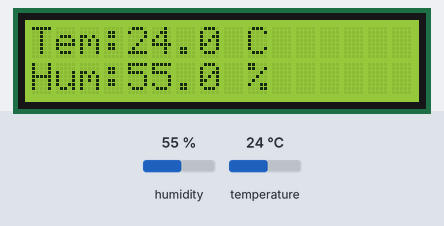
Simulated run of this sketch. Board: Arduino Mega 2560, built with avr-gcc and run on an emulated ATmega2560. Parts: 16×2 character LCD. The test bench sets the inputs (shaded band); at power-on: humidity 55 %, temperature 24 °C. What the sketch prints to the serial monitor is not drawn.

Above: at 1.2 s.
1.3 s: humidity set to 22 %
At 1.9 s:
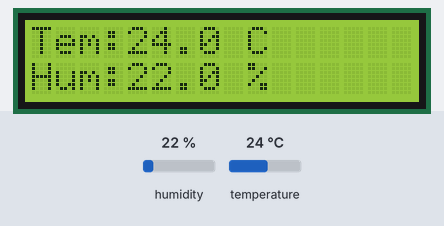
2.9 s: temperature set to 12 °C
At 3.9 s:
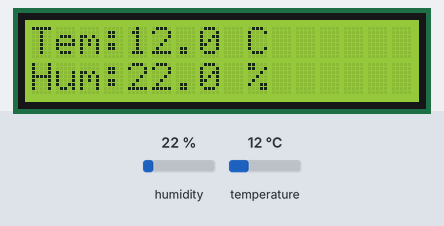
4.5 s: humidity set to 40 %
At 5.8 s:
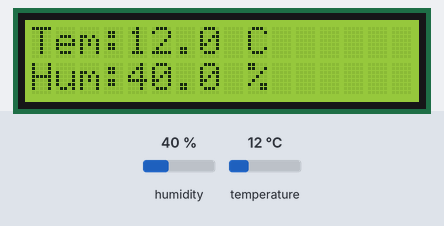
6.1 s: temperature set to 19 °C
At 6.5 s:
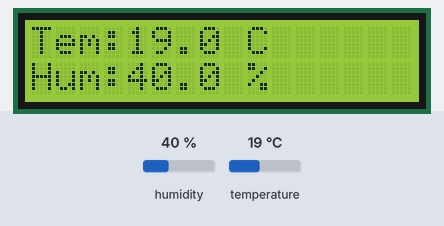
Timing chart, 0 to 8.7 s (numbered marks = the images above; inputs shaded):
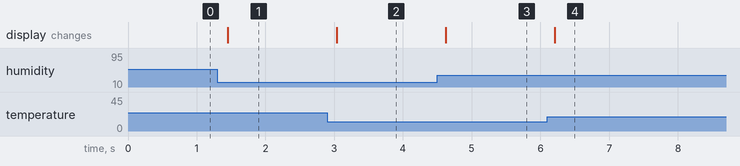

The sketch:

humiture_sensor.ino
```cpp
/**********************************************************************
//Infrared-Receiver
// press Power on the remote control and the LED attached to pin 13 on the Mega 2560 board will light up.
//If you press other keys, the LED will go out.
//Email:support@sunfounder.com
//Website:www.sunfounder.com
//2018.12.27
******************************************************************************/
#include <dht.h>   //Include the head file dht.h
#include <LiquidCrystal.h>  //
LiquidCrystal lcd(22, 23, 24, 25, 26, 27);  // initialize the LCD1602

dht DHT;  //Define a variable DHT of dht type. Here use DHT to represent dht in the following code.

#define DHT11_PIN 3  //the humiture sensor attact to pin3

void setup()
{
  lcd.begin(16, 2);  // set up the LCD's number of columns and rows:
  Serial.begin(9600); //set the baud bit to 9600bps
}

void loop()
{
  // READ DATA
  Serial.print("DHT11, \t"); //Print DHT11,
  //read the value returned from sensor
  int chk = DHT.read11(DHT11_PIN);
  switch (chk)
  {
    case DHTLIB_OK:
    Serial.println("OK,\t");
    break;
    case DHTLIB_ERROR_CHECKSUM:
    Serial.println("Checksum error,\t");
    break;
    case DHTLIB_ERROR_TIMEOUT:
    Serial.println("Time out error,\t");
    break;
    default:
    Serial.println("Unknown error,\t");
    break;
  }
 // DISPLAY DATA
 lcd.setCursor(0, 0);
 lcd.print("Tem:");
 lcd.print(DHT.temperature,1); //print the temperature on lcd
 lcd.print(" C");
 lcd.setCursor(0, 1);
 lcd.print("Hum:");
 lcd.print(DHT.humidity,1); //print the humidity on lcd
 lcd.print(" %");
 delay(200); //wait a while
}
```

Measured:
- after the input at 1.3 s, the display: changes after 0.15 s (image 1)
- after the input at 2.9 s, the display: changes after 0.14 s (image 2)
- after the input at 4.5 s, the display: changes after 0.12 s (image 3)
- after the input at 6.1 s, the display: changes after 0.11 s (image 4)
